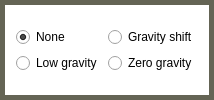
               <widget class="QGroupBox" name="groupBox_21">
                <property name="styleSheet">
                 <string notr="true">/* GROUP_BOX*/
QGroupBox
{
	border: 5px  solid rgba(100, 100, 85, 255);
	background: rgba(240, 240, 230, 0);
}</string>
                </property>
                <property name="title">
                 <string/>
                </property>
                <layout class="QVBoxLayout" name="verticalLayout_77">
                 <item>
                  <layout class="QGridLayout" name="gridLayout_13">
                   <item row="1" column="0">
                    <widget class="QRadioButton" name="radioButton_22">
                     <property name="text">
                      <string>Low gravity</string>
                     </property>
                    </widget>
                   </item>
                   <item row="0" column="0">
                    <widget class="QRadioButton" name="radioButton_20">
                     <property name="text">
                      <string>None</string>
                     </property>
                     <property name="checked">
                      <bool>true</bool>
                     </property>
                    </widget>
                   </item>
                   <item row="1" column="1">
                    <widget class="QRadioButton" name="radioButton_23">
                     <property name="text">
                      <string>Zero gravity</string>
                     </property>
                    </widget>
                   </item>
                   <item row="0" column="1">
                    <widget class="QRadioButton" name="radioButton_21">
                     <property name="text">
                      <string>Gravity shift</string>
                     </property>
                    </widget>
                   </item>
                  </layout>
                 </item>
                </layout>
               </widget>
